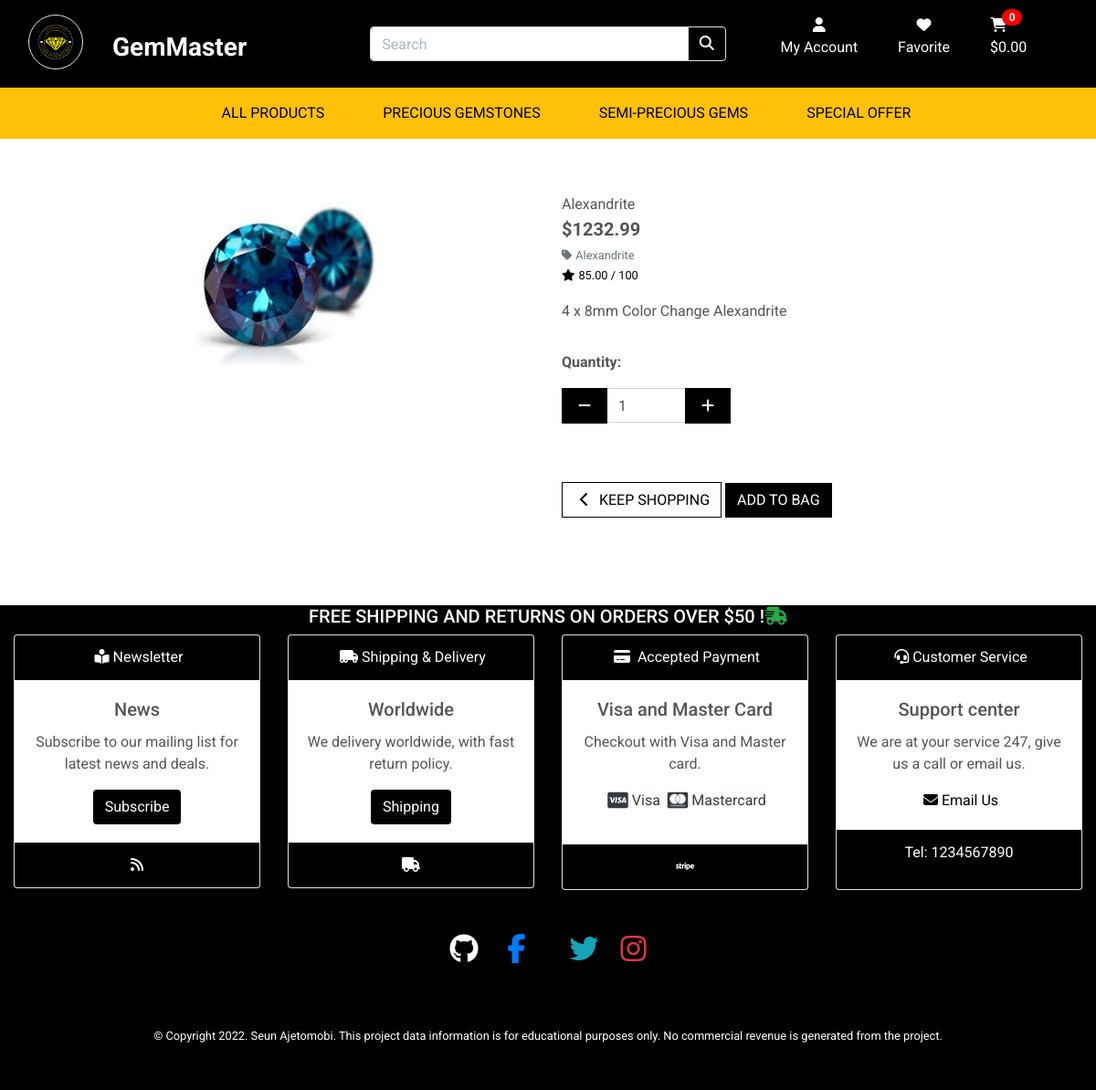
The app's page /products/5/ with its own data.
### products/models.py (models this page shows, shortened)
class Product(models.Model):
    category = models.ForeignKey('Category', null=True, blank=True, on_delete=models.SET_NULL)
    sku = models.CharField(max_length=254, null=True, blank=True)
    name = models.CharField(max_length=254)
    description = models.TextField()
    price = models.DecimalField(max_digits=6, decimal_places=2)
    rating = models.DecimalField(max_digits=6, decimal_places=2, null=True, blank=True)
    image = models.ImageField(null=True, blank=True)

class Category(models.Model):
    class Meta:
        verbose_name_plural = 'Categories'
    name = models.CharField(max_length=254)
    friendly_name = models.CharField(max_length=254, null=True, blank=True)

### products/views.py (the view)
# urls.py: path('<int:product_id>/', views.product_detail, name='product_detail'),
def product_detail(request, product_id):
    product = get_object_or_404(Product, pk=product_id)
    context = {
        'product': product,
    }
    return render(request, 'products/product_detail.html', context)

### bag/contexts.py (called while the page is built, shortened)
def bag_contents(request):
    bag_items = []
    total = 0
    product_count = 0
    bag = request.session.get('bag', {})
    if total < settings.FREE_DELIVERY_THRESHOLD:
        delivery = total * Decimal(settings.STANDARD_DELIVERY_PERCENTAGE / 100)
        free_delivery_delta = settings.FREE_DELIVERY_THRESHOLD - total
    else:
        delivery = 0
        free_delivery_delta = 0
    grand_total = delivery + total
    context = {
        'bag_items': bag_items,
        'total': total,
        'product_count': product_count,
        'delivery': delivery,
        'free_delivery_delta': free_delivery_delta,
        'free_delivery_threshold': settings.FREE_DELIVERY_THRESHOLD,
        'grand_total': grand_total,
    }
    return context

### products/templates/products/product_detail.html (shortened to what this page needs)
{% extends "base.html" %}
{% load static %}
{% block page_header %}
    <div class="container header-container">
    </div>
{% endblock %}
{% block content %}
    <div class="overlay"></div>
    <div class="container-fluid">
        <div class="row">
            <div class="col-12 col-md-6 col-lg-4 offset-lg-2">
                <div class="image-container my-5">
                    {% if product.image %}
                        <a href="{{ product.image.url }}" target="_blank">
                            <img class="card-img-top img-fluid" src="{{ product.image.url }}" style="width:200px; height:200px;" alt="{{ product.name }}">
                        </a>
                        {% else %}
                        <a href="">
                            <img class="card-img-top img-fluid" src="{{ MEDIA_URL }}noimage.png" alt="{{ product.name }}">
                        </a>
                    {% endif %}
                </div>
            </div>
            <div class="col-12 col-md-6 col-lg-4">
                <div class="product-details-container mb-5 mt-md-5">
                    <p class="mb-0">{{ product.name }}</p>
                    <p class="lead mb-0 text-left font-weight-bold">${{ product.price }}</p>
                    {% if product.category %}
                    <p class="small mt-1 mb-0">
                        <a class="text-muted" href="{% url 'products' %}?category={{ product.category.name }}">
                            <i class="fas fa-tag mr-1"></i>{{ product.category.friendly_name }}
                        </a>
                    </p>
                    {% endif %}
                    {% if product.rating %}
                        <small class="text-black"><i class="fas fa-star mr-1"></i>{{ product.rating }} / 100</small>
                    {% else %}
                        <small class="text-muted">No Rating</small>
                    {% endif %}
                    <p class="mt-3">{{ product.description }}</p>
                    <form class="form" action="{% url 'add_to_bag' product.id %}" method="POST">
                        <div class="form-row">
                            <div class="col-12">
                                <p class="mt-3"><strong>Quantity:</strong></p>
                                <div class="form-group w-50">
                                    <div class="input-group">
                                        <div class="input-group-prepend">
                                            <button class="decrement-qty btn btn-black rounded-0"
                                                data-item_id="{{ product.id }}" id="decrement-qty_{{ product.id }}">
                                                <span class="icon">
                                                    <i class="fas fa-minus"></i>
                                                </span>
                                            </button>
                                        </div>
                                        <input class="form-control qty_input" type="number"
                                            name="quantity" value="1" min="1" max="99"
                                            data-item_id="{{ product.id }}"
                                            id="id_qty_{{ product.id }}">
                                        <div class="input-group-append">
                                            <button class="increment-qty btn btn-black rounded-0"
                                                data-item_id="{{ product.id }}" id="increment-qty_{{ product.id }}">
                                                <span class="icon">
                                                    <i class="fas fa-plus"></i>
                                                </span>
                                            </button>
                                        </div>
                                    </div>
                                </div>
                            </div>
                            <div class="col{% if s %}-12 mt-2{% endif %}">
                                <a href="{% url 'products' %}" class="btn btn-outline-black rounded-0 mt-5">
                                    <span class="icon">
                                        <i class="fas fa-chevron-left"></i>
                                    </span>
                                    <span class="text-uppercase">Keep Shopping</span>
                                </a>
                                <input type="submit" class="btn btn-black rounded-0 text-uppercase mt-5" value="Add to Bag">
                            </div>
                        </div>
                    </form>
                </div>
            </div>
        </div>
    </div>
{% endblock %}

### static/css/base.css (style rules this page uses)
html { height: 100%; }
body { background: url('/static/image/colorful_gemstones.webp') no-repeat center center fixed; background-size: cover; height: calc(100vh - 164px); color: #555; font-family: 'Roboto', sans-serif; }
.icon { align-items: center; display: inline-flex; justify-content: center; height: 1.5rem; width: 1.5rem; }
.btn-black { background: black; color: white; }
.btn-outline-black { background: white; color: black !important; border: 1px solid black; }
.text-black { color: #000 !important; }
.overlay { height: 100%; width: 100%; top: 0; left: 0; position: fixed; background: white; z-index: -1; }
@media (min-width: 1200px) { .container { max-width: 80%; } }

### static/css/responsiveness.css (style rules this page uses)
@media (min-width: 1200px) { .container { max-width: 80%; } }
@media (min-width: 992px) { .header-container { padding-top: 124px; } }
@media (min-width: 992px) { .header-container { padding-top: 164px; } }

### records on screen
Product: image (picture), name "Alexandrite", price "1232.99", category.friendly_name "Alexandrite", rating "85.00", description "4 x 8mm Color Change Alexandrite"

### other values on screen
{{ product_count }} "0"
{{ free_delivery_threshold }} "50"
